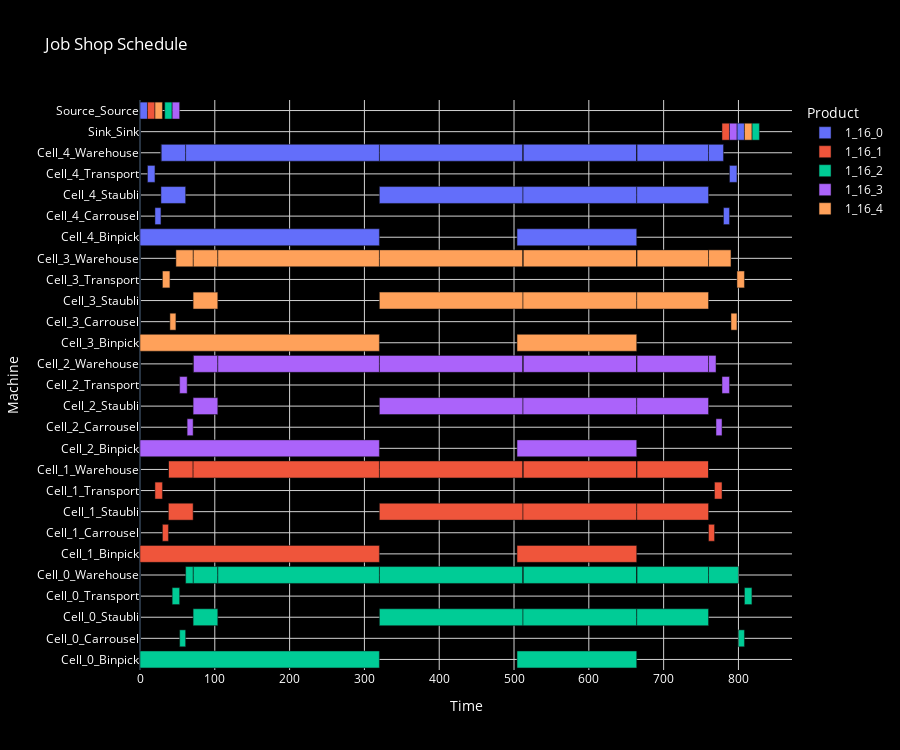

Notebook code for this chart:
### Code cell
jobs = model_ilp.get_jobs()
info = model_ilp.get_info()
start, duration, job_resource,_ = model_ilp.get_dv()
info_resource = model_ilp.get_info_resource()
to_show =  []
dict_job_start = {}

for index in range(len(start)):
    dict_job_start[index] = start[index].value()

for job,job_info in jobs.items():
    subject = info[job_info['__id__']][0]
    start_job = start[subject].value()
    end_job = start[subject].value() + duration[subject].value()
    ris_id = job_resource[subject].value()
    resource = next((k for k, v in info_resource.items() if v == ris_id), None)
    product = info[job_info['__id__']][2]
    job_name = info[job_info['__id__']][4]
    to_show.append(dict(Task = f'Task {subject}', Start= start_job,End = end_job, Resource = resource, Product = product, Name=job_name))

# Convert the tasks to a DataFrame for easier manipulation
df = pd.DataFrame(to_show)

# Calculate the duration of each task
df['Duration'] = df['End'] - df['Start']

# Use px.bar to create the Gantt chart with item-based colors
fig = px.bar(df, x='Duration', y='Resource', color='Product', orientation='h',
             hover_data=['Start', 'End', 'Task','Name'], base='Start', title="Job Shop Schedule")

# Update the layout to set the background to black and adjust text/grid colors for visibility
fig.update_layout(
    plot_bgcolor='black',  # Set background color of the plot to black
    paper_bgcolor='black',  # Set the overall figure background to black
    xaxis=dict(showgrid=True, gridcolor='lightgray', title="Time", color='white'),  # Set grid lines and label color to light for visibility
    yaxis=dict(showgrid=True, gridcolor='lightgray', title="Machine", color='white', categoryorder='category ascending'),  # Set grid and label color
    font=dict(color='white'),  # Set general font color to white for readability
    title_font=dict(color='white')  # Ensure the title font is also visible
)
fig.update_layout(height=750)
fig.show()

### Figure 1 — Plotly figure (JSON) as saved in the notebook; plotly's stock layout.template omitted (floating-point values rounded to 4 significant figures)
{"data": [{"alignmentgroup": "True", "base": [0, 10, 20, 28, 0, 320, 512, 504, 664, 780, 788, 798, 28, 28, 320, 61, 512, 512, 664, 664, 760], "customdata": [[10, "Task 0", "1_16_0_0"], [20, "Task 1", "1_16_0_1"], [28, "Task 2", "1_16_0_2"], [61, "Task 3", "1_16_0_3"], [320, "Task 4", "1_16_0_4"], [512, "Task 5", "1_16_0_5"], [664, "Task 6", "1_16_0_6"], [664, "Task 7", "1_16_0_7"], [760, "Task 8", "1_16_0_8"], [788, "Task 9", "1_16_0_9"], [798, "Task 10", "1_16_0_10"], [808, "Task 11", "1_16_0_11"], [61, "Task 12", "warehouse_for_1_16_0_3"], [28, "Task 13", "filler_between_1_16_0_2_and_warehouse_for_1_16_0_3"], [512, "Task 14", "warehouse_for_1_16_0_5"], [320, "Task 15", "filler_between_warehouse_for_1_16_0_3_and_warehouse_for_1_16_0_5"], [664, "Task 16", "warehouse_for_1_16_0_6"], [512, "Task 17", "filler_between_warehouse_for_1_16_0_5_and_warehouse_for_1_16_0_6"], [760, "Task 18", "warehouse_for_1_16_0_8"], [664, "Task 19", "filler_between_warehouse_for_1_16_0_6_and_warehouse_for_1_16_0_8"], [780, "Task 20", "filler_between_warehouse_for_1_16_0_8_and_1_16_0_9"]], "hovertemplate": "Product=1_16_0<br>Start=%{base}<br>Duration=%{x}<br>Resource=%{y}<br>End=%{customdata[0]}<br>Task=%{customdata[1]}<br>Name=%{customdata[2]}<extra></extra>", "legendgroup": "1_16_0", "marker": {"color": "#636efa", "pattern": {"shape": ""}}, "name": "1_16_0", "offsetgroup": "1_16_0", "orientation": "h", "showlegend": true, "textposition": "auto", "x": [10, 10, 8, 33, 320, 192, 152, 160, 96, 8, 10, 10, 33, 0, 192, 259, 152, 0, 96, 0, 20], "xaxis": "x", "y": ["Source_Source", "Cell_4_Transport", "Cell_4_Carrousel", "Cell_4_Staubli", "Cell_4_Binpick", "Cell_4_Staubli", "Cell_4_Staubli", "Cell_4_Binpick", "Cell_4_Staubli", "Cell_4_Carrousel", "Cell_4_Transport", "Sink_Sink", "Cell_4_Warehouse", "Cell_4_Warehouse", "Cell_4_Warehouse", "Cell_4_Warehouse", "Cell_4_Warehouse", "Cell_4_Warehouse", "Cell_4_Warehouse", "Cell_4_Warehouse", "Cell_4_Warehouse"], "yaxis": "y", "type": "bar"}, {"alignmentgroup": "True", "base": [10, 20, 30, 38, 0, 320, 512, 504, 664, 760, 768, 778, 38, 38, 320, 71, 512, 512, 664, 664, 760], "customdata": [[20, "Task 21", "1_16_1_0"], [30, "Task 22", "1_16_1_1"], [38, "Task 23", "1_16_1_2"], [71, "Task 24", "1_16_1_3"], [320, "Task 25", "1_16_1_4"], [512, "Task 26", "1_16_1_5"], [664, "Task 27", "1_16_1_6"], [664, "Task 28", "1_16_1_7"], [760, "Task 29", "1_16_1_8"], [768, "Task 30", "1_16_1_9"], [778, "Task 31", "1_16_1_10"], [788, "Task 32", "1_16_1_11"], [71, "Task 33", "warehouse_for_1_16_1_3"], [38, "Task 34", "filler_between_1_16_1_2_and_warehouse_for_1_16_1_3"], [512, "Task 35", "warehouse_for_1_16_1_5"], [320, "Task 36", "filler_between_warehouse_for_1_16_1_3_and_warehouse_for_1_16_1_5"], [664, "Task 37", "warehouse_for_1_16_1_6"], [512, "Task 38", "filler_between_warehouse_for_1_16_1_5_and_warehouse_for_1_16_1_6"], [760, "Task 39", "warehouse_for_1_16_1_8"], [664, "Task 40", "filler_between_warehouse_for_1_16_1_6_and_warehouse_for_1_16_1_8"], [760, "Task 41", "filler_between_warehouse_for_1_16_1_8_and_1_16_1_9"]], "hovertemplate": "Product=1_16_1<br>Start=%{base}<br>Duration=%{x}<br>Resource=%{y}<br>End=%{customdata[0]}<br>Task=%{customdata[1]}<br>Name=%{customdata[2]}<extra></extra>", "legendgroup": "1_16_1", "marker": {"color": "#EF553B", "pattern": {"shape": ""}}, "name": "1_16_1", "offsetgroup": "1_16_1", "orientation": "h", "showlegend": true, "textposition": "auto", "x": [10, 10, 8, 33, 320, 192, 152, 160, 96, 8, 10, 10, 33, 0, 192, 249, 152, 0, 96, 0, 0], "xaxis": "x", "y": ["Source_Source", "Cell_1_Transport", "Cell_1_Carrousel", "Cell_1_Staubli", "Cell_1_Binpick", "Cell_1_Staubli", "Cell_1_Staubli", "Cell_1_Binpick", "Cell_1_Staubli", "Cell_1_Carrousel", "Cell_1_Transport", "Sink_Sink", "Cell_1_Warehouse", "Cell_1_Warehouse", "Cell_1_Warehouse", "Cell_1_Warehouse", "Cell_1_Warehouse", "Cell_1_Warehouse", "Cell_1_Warehouse", "Cell_1_Warehouse", "Cell_1_Warehouse"], "yaxis": "y", "type": "bar"}, {"alignmentgroup": "True", "base": [33, 43, 53, 71, 0, 320, 512, 504, 664, 800, 808, 818, 71, 61, 320, 104, 512, 512, 664, 664, 760], "customdata": [[43, "Task 42", "1_16_2_0"], [53, "Task 43", "1_16_2_1"], [61, "Task 44", "1_16_2_2"], [104, "Task 45", "1_16_2_3"], [320, "Task 46", "1_16_2_4"], [512, "Task 47", "1_16_2_5"], [664, "Task 48", "1_16_2_6"], [664, "Task 49", "1_16_2_7"], [760, "Task 50", "1_16_2_8"], [808, "Task 51", "1_16_2_9"], [818, "Task 52", "1_16_2_10"], [828, "Task 53", "1_16_2_11"], [104, "Task 54", "warehouse_for_1_16_2_3"], [71, "Task 55", "filler_between_1_16_2_2_and_warehouse_for_1_16_2_3"], [512, "Task 56", "warehouse_for_1_16_2_5"], [320, "Task 57", "filler_between_warehouse_for_1_16_2_3_and_warehouse_for_1_16_2_5"], [664, "Task 58", "warehouse_for_1_16_2_6"], [512, "Task 59", "filler_between_warehouse_for_1_16_2_5_and_warehouse_for_1_16_2_6"], [760, "Task 60", "warehouse_for_1_16_2_8"], [664, "Task 61", "filler_between_warehouse_for_1_16_2_6_and_warehouse_for_1_16_2_8"], [800, "Task 62", "filler_between_warehouse_for_1_16_2_8_and_1_16_2_9"]], "hovertemplate": "Product=1_16_2<br>Start=%{base}<br>Duration=%{x}<br>Resource=%{y}<br>End=%{customdata[0]}<br>Task=%{customdata[1]}<br>Name=%{customdata[2]}<extra></extra>", "legendgroup": "1_16_2", "marker": {"color": "#00cc96", "pattern": {"shape": ""}}, "name": "1_16_2", "offsetgroup": "1_16_2", "orientation": "h", "showlegend": true, "textposition": "auto", "x": [10, 10, 8, 33, 320, 192, 152, 160, 96, 8, 10, 10, 33, 10, 192, 216, 152, 0, 96, 0, 40], "xaxis": "x", "y": ["Source_Source", "Cell_0_Transport", "Cell_0_Carrousel", "Cell_0_Staubli", "Cell_0_Binpick", "Cell_0_Staubli", "Cell_0_Staubli", "Cell_0_Binpick", "Cell_0_Staubli", "Cell_0_Carrousel", "Cell_0_Transport", "Sink_Sink", "Cell_0_Warehouse", "Cell_0_Warehouse", "Cell_0_Warehouse", "Cell_0_Warehouse", "Cell_0_Warehouse", "Cell_0_Warehouse", "Cell_0_Warehouse", "Cell_0_Warehouse", "Cell_0_Warehouse"], "yaxis": "y", "type": "bar"}, {"alignmentgroup": "True", "base": [43, 53, 63, 71, 0, 320, 512, 504, 664, 770, 778, 788, 71, 71, 320, 104, 512, 512, 664, 664, 760], "customdata": [[53, "Task 63", "1_16_3_0"], [63, "Task 64", "1_16_3_1"], [71, "Task 65", "1_16_3_2"], [104, "Task 66", "1_16_3_3"], [320, "Task 67", "1_16_3_4"], [512, "Task 68", "1_16_3_5"], [664, "Task 69", "1_16_3_6"], [664, "Task 70", "1_16_3_7"], [760, "Task 71", "1_16_3_8"], [778, "Task 72", "1_16_3_9"], [788, "Task 73", "1_16_3_10"], [798, "Task 74", "1_16_3_11"], [104, "Task 75", "warehouse_for_1_16_3_3"], [71, "Task 76", "filler_between_1_16_3_2_and_warehouse_for_1_16_3_3"], [512, "Task 77", "warehouse_for_1_16_3_5"], [320, "Task 78", "filler_between_warehouse_for_1_16_3_3_and_warehouse_for_1_16_3_5"], [664, "Task 79", "warehouse_for_1_16_3_6"], [512, "Task 80", "filler_between_warehouse_for_1_16_3_5_and_warehouse_for_1_16_3_6"], [760, "Task 81", "warehouse_for_1_16_3_8"], [664, "Task 82", "filler_between_warehouse_for_1_16_3_6_and_warehouse_for_1_16_3_8"], [770, "Task 83", "filler_between_warehouse_for_1_16_3_8_and_1_16_3_9"]], "hovertemplate": "Product=1_16_3<br>Start=%{base}<br>Duration=%{x}<br>Resource=%{y}<br>End=%{customdata[0]}<br>Task=%{customdata[1]}<br>Name=%{customdata[2]}<extra></extra>", "legendgroup": "1_16_3", "marker": {"color": "#ab63fa", "pattern": {"shape": ""}}, "name": "1_16_3", "offsetgroup": "1_16_3", "orientation": "h", "showlegend": true, "textposition": "auto", "x": [10, 10, 8, 33, 320, 192, 152, 160, 96, 8, 10, 10, 33, 0, 192, 216, 152, 0, 96, 0, 10], "xaxis": "x", "y": ["Source_Source", "Cell_2_Transport", "Cell_2_Carrousel", "Cell_2_Staubli", "Cell_2_Binpick", "Cell_2_Staubli", "Cell_2_Staubli", "Cell_2_Binpick", "Cell_2_Staubli", "Cell_2_Carrousel", "Cell_2_Transport", "Sink_Sink", "Cell_2_Warehouse", "Cell_2_Warehouse", "Cell_2_Warehouse", "Cell_2_Warehouse", "Cell_2_Warehouse", "Cell_2_Warehouse", "Cell_2_Warehouse", "Cell_2_Warehouse", "Cell_2_Warehouse"], "yaxis": "y", "type": "bar"}, {"alignmentgroup": "True", "base": [20, 30, 40, 71, 0, 320, 512, 504, 664, 790, 798, 808, 71, 48, 320, 104, 512, 512, 664, 664, 760], "customdata": [[30, "Task 84", "1_16_4_0"], [40, "Task 85", "1_16_4_1"], [48, "Task 86", "1_16_4_2"], [104, "Task 87", "1_16_4_3"], [320, "Task 88", "1_16_4_4"], [512, "Task 89", "1_16_4_5"], [664, "Task 90", "1_16_4_6"], [664, "Task 91", "1_16_4_7"], [760, "Task 92", "1_16_4_8"], [798, "Task 93", "1_16_4_9"], [808, "Task 94", "1_16_4_10"], [818, "Task 95", "1_16_4_11"], [104, "Task 96", "warehouse_for_1_16_4_3"], [71, "Task 97", "filler_between_1_16_4_2_and_warehouse_for_1_16_4_3"], [512, "Task 98", "warehouse_for_1_16_4_5"], [320, "Task 99", "filler_between_warehouse_for_1_16_4_3_and_warehouse_for_1_16_4_5"], [664, "Task 100", "warehouse_for_1_16_4_6"], [512, "Task 101", "filler_between_warehouse_for_1_16_4_5_and_warehouse_for_1_16_4_6"], [760, "Task 102", "warehouse_for_1_16_4_8"], [664, "Task 103", "filler_between_warehouse_for_1_16_4_6_and_warehouse_for_1_16_4_8"], [790, "Task 104", "filler_between_warehouse_for_1_16_4_8_and_1_16_4_9"]], "hovertemplate": "Product=1_16_4<br>Start=%{base}<br>Duration=%{x}<br>Resource=%{y}<br>End=%{customdata[0]}<br>Task=%{customdata[1]}<br>Name=%{customdata[2]}<extra></extra>", "legendgroup": "1_16_4", "marker": {"color": "#FFA15A", "pattern": {"shape": ""}}, "name": "1_16_4", "offsetgroup": "1_16_4", "orientation": "h", "showlegend": true, "textposition": "auto", "x": [10, 10, 8, 33, 320, 192, 152, 160, 96, 8, 10, 10, 33, 23, 192, 216, 152, 0, 96, 0, 30], "xaxis": "x", "y": ["Source_Source", "Cell_3_Transport", "Cell_3_Carrousel", "Cell_3_Staubli", "Cell_3_Binpick", "Cell_3_Staubli", "Cell_3_Staubli", "Cell_3_Binpick", "Cell_3_Staubli", "Cell_3_Carrousel", "Cell_3_Transport", "Sink_Sink", "Cell_3_Warehouse", "Cell_3_Warehouse", "Cell_3_Warehouse", "Cell_3_Warehouse", "Cell_3_Warehouse", "Cell_3_Warehouse", "Cell_3_Warehouse", "Cell_3_Warehouse", "Cell_3_Warehouse"], "yaxis": "y", "type": "bar"}], "layout": {"xaxis": {"anchor": "y", "domain": [0.0, 1.0], "title": {"text": "Time"}, "showgrid": true, "gridcolor": "lightgray", "color": "white"}, "yaxis": {"anchor": "x", "domain": [0.0, 1.0], "title": {"text": "Machine"}, "showgrid": true, "gridcolor": "lightgray", "color": "white", "categoryorder": "category ascending"}, "legend": {"title": {"text": "Product"}, "tracegroupgap": 0}, "title": {"text": "Job Shop Schedule", "font": {"color": "white"}}, "barmode": "relative", "font": {"color": "white"}, "plot_bgcolor": "black", "paper_bgcolor": "black", "height": 750}}
